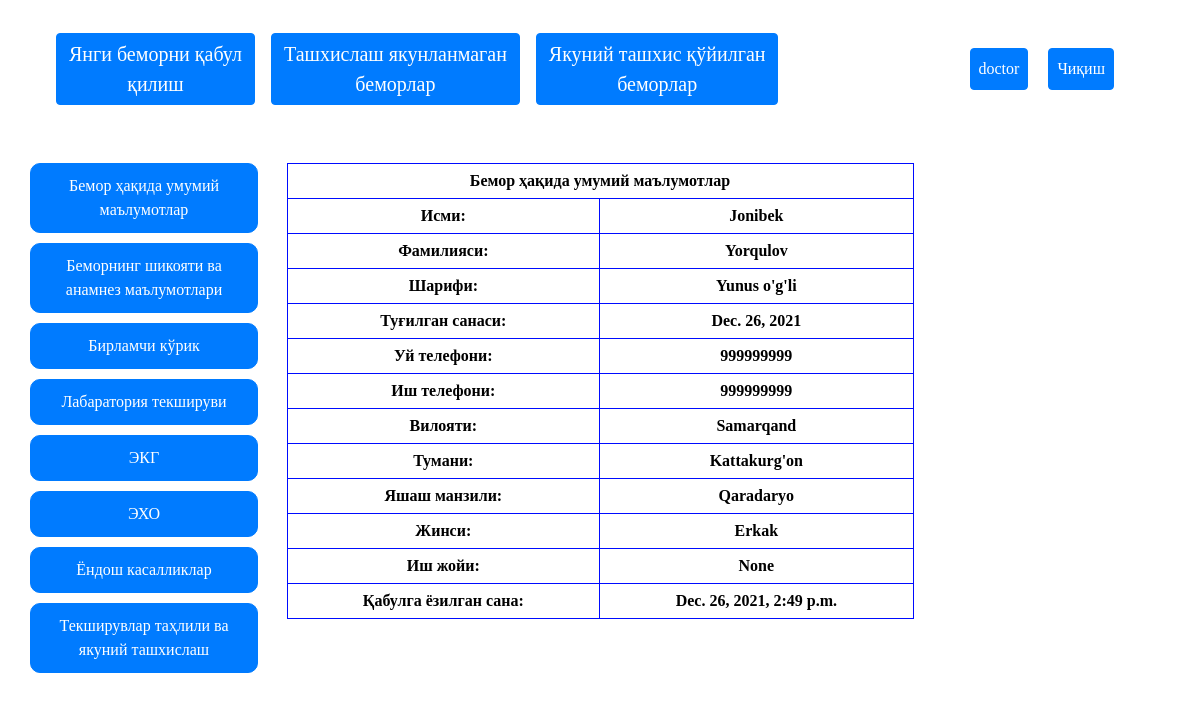
The app's page /patient/1/ (signed in) with its own data.
### Clinic/models.py (models this page shows, shortened)
class CustomUser(AbstractUser):
    companyName = models.CharField(max_length=125, null=True, blank=True)
    status = models.CharField(max_length=55, null=True, blank=True)

class Patient(models.Model):
    normallash = models.ForeignKey(Normallash, on_delete=models.SET_NULL, null=True, blank=True)
    pat_doctor = models.ForeignKey(CustomUser, on_delete=models.SET_NULL, null=True, blank=True)
    nolbir  = models.ForeignKey(Nolbir, on_delete=models.SET_NULL, null=True, blank=True)
    last_name = models.CharField(max_length=255, null=True, blank=True)
    first_name = models.CharField(max_length=125, null=True, blank=True)
    middle_name = models.CharField(max_length=125, null=True, blank=True)
    birthday = models.DateField(null=True, blank=True)
    home_phone = models.CharField(max_length=25, null=True, blank=True)
    work_phone = models.CharField(max_length=25, null=True, blank=True)
    region = models.CharField(max_length=125, null=True, blank=True)
    city = models.CharField(max_length=100, null=True, blank=True)
    adress = models.CharField(max_length=255, null=True, blank=True)
    gen = models.CharField(max_length=25, null=True, blank=True)
    work_place = models.CharField(max_length=125, null=True, blank=True)
    created_data = models.DateTimeField(auto_now_add=True)
    status = models.CharField(max_length=35, null=True, blank=True)
    program_diagnos = models.CharField(max_length=255, null=True, blank=True)
    doctor_diagnos = models.CharField(max_length=255, null=True, blank=True)
    doctor = models.CharField(max_length=225, null=True, blank=True)
    partboss = models.CharField(max_length=225, null=True, blank=True)
    maindoctor = models.CharField(max_length=225, null=True, blank=True)
    document = models.FileField(upload_to='docx', null=True, blank=True)
    x1 = models.FloatField(null=True, blank=True)
    x2 = models.FloatField(null=True, blank=True)
    x3 = models.FloatField(null=True, blank=True)
    x4 = models.FloatField(null=True, blank=True)
    x5 = models.FloatField(null=True, blank=True)
    x6 = models.FloatField(null=True, blank=True)
    x7 = models.FloatField(null=True, blank=True)
    x8 = models.FloatField(null=True, blank=True)
    x9 = models.FloatField(null=True, blank=True)
    x10 = models.FloatField(null=True, blank=True)
    x11 = models.FloatField(null=True, blank=True)
    x12 = models.FloatField(null=True, blank=True)
    x13 = models.FloatField(null=True, blank=True)
    x14 = models.FloatField(null=True, blank=True)
    x15 = models.FloatField(null=True, blank=True)
    x16 = models.FloatField(null=True, blank=True)
    x17 = models.FloatField(null=True, blank=True)
    x18 = models.FloatField(null=True, blank=True)
    x19 = models.FloatField(null=True, blank=True)
    x20 = models.FloatField(null=True, blank=True)
    x21 = models.FloatField(null=True, blank=True)
    x22 = models.FloatField(null=True, blank=True)
    x23 = models.FloatField(null=True, blank=True)
    x24 = models.FloatField(null=True, blank=True)
    x25 = models.FloatField(null=True, blank=True)
    x26 = models.FloatField(null=True, blank=True)
    x27 = models.FloatField(null=True, blank=True)
    x28 = models.FloatField(null=True, blank=True)
    x29 = models.FloatField(null=True, blank=True)
    x30 = models.FloatField(null=True, blank=True)
    x31 = models.FloatField(null=True, blank=True)
    x32 = models.FloatField(null=True, blank=True)
    x33 = models.FloatField(null=True, blank=True)
    x34 = models.FloatField(null=True, blank=True)
    x35 = models.FloatField(null=True, blank=True)
    x36 = models.FloatField(null=True, blank=True)
    x37 = models.FloatField(null=True, blank=True)
    x38 = models.FloatField(null=True, blank=True)
    x39 = models.FloatField(null=True, blank=True)
    x40 = models.FloatField(null=True, blank=True)
    x41 = models.FloatField(null=True, blank=True)
    x42 = models.FloatField(null=True, blank=True)
    x43 = models.FloatField(null=True, blank=True)
    x44 = models.FloatField(null=True, blank=True)
    x45 = models.FloatField(null=True, blank=True)
    x46 = models.FloatField(null=True, blank=True)
    x47 = models.FloatField(null=True, blank=True)
    x48 = models.FloatField(null=True, blank=True)
    x49 = models.FloatField(null=True, blank=True)
    x50 = models.FloatField(null=True, blank=True)
    x51 = models.FloatField(null=True, blank=True)
    x52 = models.FloatField(null=True, blank=True)
    x53 = models.FloatField(null=True, blank=True)
    x54 = models.FloatField(null=True, blank=True)
    x55 = models.FloatField(null=True, blank=True)
    x56 = models.FloatField(null=True, blank=True)
    x57 = models.FloatField(null=True, blank=True)
    x58 = models.FloatField(null=True, blank=True)
    x59 = models.FloatField(null=True, blank=True)
    x60 = models.FloatField(null=True, blank=True)
    x61 = models.FloatField(null=True, blank=True)
    x62 = models.FloatField(null=True, blank=True)
    x63 = models.FloatField(null=True, blank=True)
    x64 = models.FloatField(null=True, blank=True)
    x65 = models.FloatField(null=True, blank=True)
    x66 = models.FloatField(null=True, blank=True)
    x67 = models.FloatField(null=True, blank=True)
    x68 = models.FloatField(null=True, blank=True)
    x69 = models.FloatField(null=True, blank=True)
    x70 = models.FloatField(null=True, blank=True)
    x71 = models.FloatField(null=True, blank=True)
    x72 = models.FloatField(null=True, blank=True)
    x73 = models.FloatField(null=True, blank=True)
    x74 = models.FloatField(null=True, blank=True)
    x75 = models.FloatField(null=True, blank=True)
    x76 = models.FloatField(null=True, blank=True)
    x77 = models.FloatField(null=True, blank=True)
    x78 = models.FloatField(null=True, blank=True)
    x79 = models.FloatField(null=True, blank=True)
    x80 = models.FloatField(null=True, blank=True)
    x81 = models.FloatField(null=True, blank=True)
    x82 = models.FloatField(null=True, blank=True)
    x83 = models.FloatField(null=True, blank=True)
    x84 = models.FloatField(null=True, blank=True)
    x85 = models.FloatField(null=True, blank=True)
    x86 = models.FloatField(null=True, blank=True)
    x87 = models.FloatField(null=True, blank=True)
    x88 = models.FloatField(null=True, blank=True)
    x89 = models.FloatField(null=True, blank=True)

### Clinic/views.py (the view, shortened to what this page needs)
# urls.py: path('patient/<int:id>/', PatientView, name='patient'),
@doctors_only
def PatientView(request, id):
    try:
        patient = Patient.objects.get(id=id)
        if patient.status == 'done':
            return redirect('lastpatient')
    except:
        return HttpResponse('404 page not found')
    return render(request, 'Patient.html', {'patient': patient})

### Clinic/views.py (called while the page is built)
def doctors_only(function):
    @wraps(function)
    def wrap(request, *args, **kwargs):
        profile = request.user
        if profile.status == 'doctor':
            return function(request, *args, **kwargs)
        else:
            return redirect('main')
    return wrap

### templates/Patient.html (shortened to what this page needs)
{% extends 'doctormain.html' %}
{% block nodir %}
    <div class="patient">
        <div class="buttons1">
            <button class="btn1 btn-primary">Бемор ҳақида умумий маълумотлар</button>
            <button class="btn1 btn-primary" onclick="patient_shikoyat({{ 1 }}, {{ patient.id }})">  Беморнинг шикояти ва анамнез маълумотлари
            </button>
            <button class="btn1 btn-primary " onclick="patient_shikoyat({{ 2 }}, {{ patient.id }})">Бирламчи кўрик</button>
            <button class="btn1 btn-primary" onclick="patient_shikoyat({{ 3 }}, {{ patient.id }})">Лабаратория текшируви</button>
            <button class="btn1 btn-primary" onclick="patient_shikoyat({{ 4 }}, {{ patient.id }})">ЭКГ</button>
            <button class="btn1 btn-primary" onclick="patient_shikoyat({{ 5 }} , {{ patient.id }})">ЭХО</button>
            <button class="btn1 btn-primary" onclick="patient_shikoyat({{ 6 }}, {{ patient.id }})">Ёндош касалликлар</button>
            <button class="btn1 btn-primary" onclick="patient_shikoyat({{ 7 }}, {{ patient.id }})">Текширувлар таҳлили ва якуний
                ташхислаш
            </button>
        </div>
        <div class="patient__table1">
            <table id="patient_table">
                <tr >
                    <td colspan="90">Бемор ҳақида умумий маълумотлар
                    </td>
                </tr>
                <tr>
                    <td>Исми:</td>
                    <td>{{ patient.first_name }}</td>
                </tr>
                <tr>
                    <td>Фамилияси:</td>
                    <td>{{ patient.last_name }}</td>
                </tr>
                <tr>
                    <td>Шарифи:</td>
                    <td>{{ patient.middle_name }}</td>
                </tr>
                <tr>
                    <td>Туғилган санаси:</td>
                    <td>{{ patient.birthday }}</td>
                </tr>
                <tr>
                    <td>Уй телефони:</td>
                    <td>{{ patient.home_phone }}</td>
                </tr>
                <tr>
                    <td>Иш телефони:</td>
                    <td>{{ patient.work_phone }}</td>
                </tr>
                <tr>
                    <td>Вилояти:</td>
                    <td>{{ patient.region }}</td>
                </tr>
                <tr>
                    <td>Тумани:</td>
                    <td>{{ patient.city }}</td>
                </tr>
                <tr>
                    <td>Яшаш манзили:</td>
                    <td>{{ patient.adress }}</td>
                </tr>
                <tr>
                    <td>Жинси:</td>
                    <td>{{ patient.gen }}</td>
                </tr>
                <tr>
                    <td>Иш жойи:</td>
                    <td>{{ patient.work_place }}</td>
                </tr>
                <tr>
                    <td>Қабулга ёзилган сана:</td>
                    <td>{{ patient.created_data }}</td>
                </tr>
            </table>
        </div>
        <div class="comment" , id="patient-comment">
        </div>
    </div>
{% endblock %}

### templates/doctormain.html (shortened to what this page needs)
<!DOCTYPE html>
<html lang="en">
<head>
    {% load static %}
    <link rel="stylesheet" href="{% static 'main/main.css' %}">
</head>
<body style="background-image: url(https://miro.medium.com/max/1200/0*KUzq4wM3lIy6mp9k.jpg); background-repeat: no-repeat;
background-size: cover;">
<div class="container" id="salom">
    <nav class="navbar navbar-expand-lg navbar-light">
        <a class="navbar-brand btn btn-primary text-white"  href="{% url 'addpatient' %}">Янги беморни қабул<br> қилиш
        </a>
        <a class="navbar-brand btn btn-primary text-white" href="{% url 'lastpatient' %}">Ташхислаш якунланмаган<br> беморлар
        </a>
        <a class="navbar-brand btn btn-primary text-white" href="{% url 'diagnosed-patient' %}">Якуний ташхис қўйилган<br> беморлар
        </a>
        <div class="collapse navbar-collapse" id="navbarSupportedContent">
            <ul class="navbar-nav ml-auto topnav">
                <li class="nav-item">
                    <a class="nav-link btn btn-primary text-white"  href="{% url 'userpage' %}">{{ request.user.username }}</a>
                </li>
                <li class="nav-item">
                    <a class="nav-link btn btn btn-primary text-white"  href="{% url 'logout' %}">Чиқиш</a>
                </li>
            </ul>
        </div>
    </nav>
</div>
{% block nodir %}
{% endblock %}
<link href="//maxcdn.bootstrapcdn.com/bootstrap/4.1.1/css/bootstrap.min.css" rel="stylesheet" id="bootstrap-css">
</body>
</html>

### static/main/main.css (style rules this page uses)
* { box-sizing: border-box; margin: 0; padding: 0; font-family: Times New Roman; }
body { background-color: white; }
.btn { display: inline-block; text-decoration: none; text-align: center; background-color: skyblue; padding: 10px 20px; border-radius: 10px; border: 1px solid skyblue; margin-right: 20px; }
.patient { display: flex; width: 95%; margin: 50px auto; padding-bottom: 50px ; justify-content: space-between; }
.buttons1 { width: 20%; }
.btn1 { cursor: pointer; outline: none; text-decoration: none; text-align: center; background-color: skyblue; display: inline-block; width: 100%; padding: 10px 20px; border-radius: 10px; border: 1px solid skyblue; margin-bottom: 10px; }
.patient__table1 { width: 55%; position: relative; color: black; font-weight: bold; }
.patient__table1 table { width: 100%; }
.patient__table1 tr, .patient__table1 td { border: 1px inset #000BFF; }
.comment { width: 20%; color: #40ff00; }
.table th, td { text-align: center; padding: 5px 8px; border: 1px solid #fff; }
#salom { margin: 25px 25px; }
body { background: whitesmoke; }

### records on screen
CustomUser: user.username "doctor"
Patient: first_name "Jonibek", last_name "Yorqulov", middle_name "Yunus o'g'li", birthday "Dec. 26, 2021", home_phone "999999999", work_phone "999999999", region "Samarqand", city "Kattakurg'on", adress "Qaradaryo", gen "Erkak", work_place "None", created_data "Dec. 26, 2021, 2:49 p.m."
